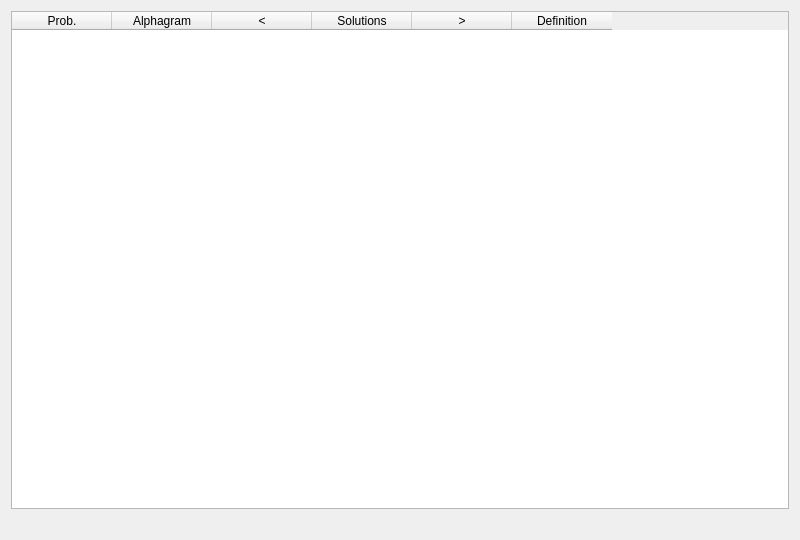
<ui version="4.0" >
 <class>solutionsForm</class>
 <widget class="QDialog" name="solutionsForm" >
  <property name="geometry" >
   <rect>
    <x>0</x>
    <y>0</y>
    <width>800</width>
    <height>540</height>
   </rect>
  </property>
  <property name="minimumSize" >
   <size>
    <width>800</width>
    <height>540</height>
   </size>
  </property>
  <property name="maximumSize" >
   <size>
    <width>10000</width>
    <height>10000</height>
   </size>
  </property>
  <property name="windowTitle" >
   <string>Solutions</string>
  </property>
  <layout class="QVBoxLayout" >
   <item>
    <widget class="QTableWidget" name="solutionsTableWidget" >
     <property name="editTriggers" >
      <set>QAbstractItemView::NoEditTriggers</set>
     </property>
     <property name="selectionMode" >
      <enum>QAbstractItemView::NoSelection</enum>
     </property>
     <property name="showGrid" >
      <bool>false</bool>
     </property>
     <column>
      <property name="text" >
       <string>Prob.</string>
      </property>
     </column>
     <column>
      <property name="text" >
       <string>Alphagram</string>
      </property>
     </column>
     <column>
      <property name="text" >
       <string>&lt;</string>
      </property>
     </column>
     <column>
      <property name="text" >
       <string>Solutions</string>
      </property>
     </column>
     <column>
      <property name="text" >
       <string>></string>
      </property>
     </column>
     <column>
      <property name="text" >
       <string>Definition</string>
      </property>
     </column>
    </widget>
   </item>
   <item>
    <widget class="QLabel" name="solsLabel" >
     <property name="text" >
      <string/>
     </property>
    </widget>
   </item>
  </layout>
 </widget>
 <resources/>
 <connections/>
</ui>
